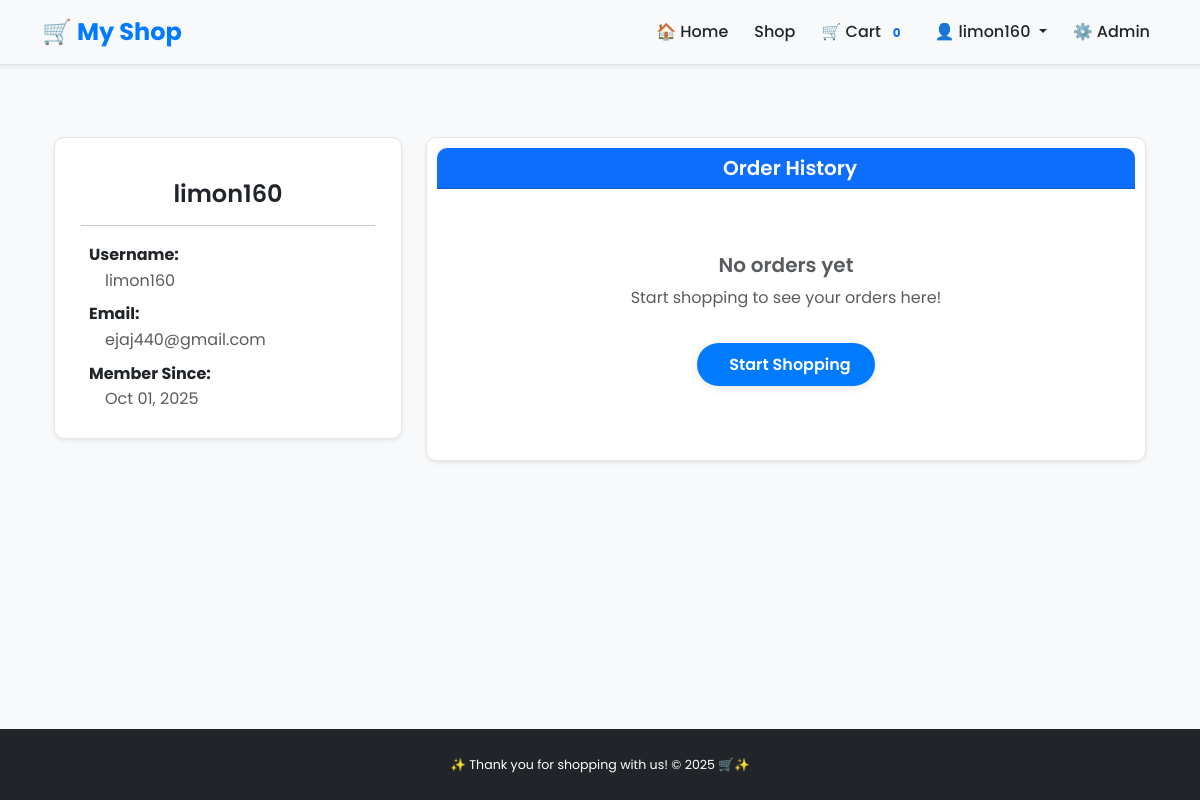
The app's page /accounts/profile/ (signed in) with its own data.
### accounts/models.py (models this page shows)
class CustomUser(AbstractUser):
      pass

### accounts/views.py (the view)
# urls.py: path('profile/', views.profile, name='profile'),
@login_required
def profile(request):
    user = request.user
    orders = Order.objects.filter(user=user).order_by('-created_at')
    context = {
        'user': user,
        'orders': orders,
    }
    return render(request, 'accounts/profile.html', context)

### orders/cart.py (called while the page is built)
    def __len__(self):
        return sum(item["qty"] for item in self.cart.values())

### orders/context_processors.py (called while the page is built)
def cart(request):
    return {"cart": Cart(request)}

### Templates/accounts/profile.html (shortened to what this page needs)
{% extends 'base.html' %}
{% load static %}
{% block content %}
<div class="container my-5">
    <div class="row">
        <div class="col-md-4 mb-4">
            <div class="card shadow-sm">
                <div class="card-body text-center">
                    <h4 class="card-title mb-3">{{ user.username }}</h4>
                    <hr>
                    <div class="text-start">
                        <p class="mb-2">
                            <strong>Username:</strong><br>
                            <span class="text-muted ms-4">{{ user.username }}</span>
                        </p>
                        <p class="mb-2">
                            <strong>Email:</strong><br>
                            <span class="text-muted ms-4">{{ user.email }}</span>
                        </p>
                        <p class="mb-0">
                            <strong>Member Since:</strong><br>
                            <span class="text-muted ms-4">{{ user.date_joined|date:"M d, Y" }}</span>
                        </p>
                    </div>
                </div>
            </div>
        </div>
        <div class="col-md-8">
            <div class="card shadow-sm">
                <div class="card-header bg-primary text-white">
                    <h5 class="mb-0">Order History</h5>
                </div>
                <div class="card-body">
                    {% if orders %}
                        <div class="table-responsive">
                            <table class="table table-hover">
                                <thead>
                                    <tr>
                                        <th>Order ID</th>
                                        <th>Date</th>
                                        <th>Total</th>
                                        <th>Status</th>
                                        <th>Action</th>
                                    </tr>
                                </thead>
                                <tbody>
                                    {% for order in orders %}
                                    <tr>
                                        <td><strong>#{{ order.id }}</strong></td>
                                        <td>{{ order.created_at|date:"M d, Y" }}</td>
                                        <td>${{ order.total_price|floatformat:2 }}</td>
                                        <td>
                                            {% if order.status == 'pending' %}
                                                <span class="badge bg-warning text-dark">Pending</span>
                                            {% elif order.status == 'processing' %}
                                                <span class="badge bg-info">Processing</span>
                                            {% elif order.status == 'shipped' %}
                                                <span class="badge bg-primary">Shipped</span>
                                            {% elif order.status == 'delivered' %}
                                                <span class="badge bg-success">Delivered</span>
                                            {% elif order.status == 'cancelled' %}
                                                <span class="badge bg-danger">Cancelled</span>
                                            {% else %}
                                                <span class="badge bg-secondary">{{ order.status|title }}</span>
                                            {% endif %}
                                        </td>
                                        <td>
                                            <a href="{% url 'orders:order_detail' order.id %}" class="btn btn-sm btn-outline-primary">
                                                <i class="fas fa-eye"></i> View
                                            </a>
                                        </td>
                                    </tr>
                                    {% endfor %}
                                </tbody>
                            </table>
                        </div>
                    {% else %}
                        <div class="text-center py-5">
                            <h5 class="text-muted">No orders yet</h5>
                            <p class="text-muted">Start shopping to see your orders here!</p>
                            <a href="{% url 'catalog:category_list' %}" class="btn btn-primary mt-3">
                                Start Shopping
                            </a>
                        </div>
                    {% endif %}
                </div>
            </div>
        </div>
    </div>
</div>
{% endblock %}

### Templates/base.html (shortened to what this page needs)
{% load static %}
<!doctype html>
<html lang="en">
<head>
  <link href="https://cdn.jsdelivr.net/npm/bootstrap@5.3.3/dist/css/bootstrap.min.css" rel="stylesheet">
  <link rel="stylesheet" href="{% static 'css/main.css' %}">
</head>
<body class="d-flex flex-column min-vh-100">
  <nav class="navbar navbar-expand-lg shadow-sm bg-light">
    <div class="container">
      <a class="navbar-brand fw-bold" href="{% url 'home' %}">🛒 My Shop</a>
      <div class="collapse navbar-collapse" id="mainNavbar">
        <ul class="navbar-nav ms-auto align-items-center">
          <li class="nav-item"><a class="nav-link" href="{% url 'home' %}">🏠 Home</a></li>
          <li class="nav-item"><a class="nav-link" href="{% url 'catalog:category_list' %}">Shop</a></li>
          <li class="nav-item">
            <a class="nav-link" href="{% url 'orders:cart_detail' %}">
              🛒 Cart <span class="badge bg-light text-primary">{{ cart|length }}</span>
            </a>
          </li>
          {% if user.is_authenticated %}
            <li class="nav-item dropdown">
              <a class="nav-link dropdown-toggle" href="#" id="userDropdown" role="button"
                 data-bs-toggle="dropdown" aria-expanded="false">
                👤 {{ user.username }}
              </a>
            </li>
          {% endif %}
          <li class="nav-item"><a class="nav-link" href="{% url 'admin:index' %}">⚙️ Admin</a></li>
        </ul>
      </div>
    </div>
  </nav>
  <div class="container my-4">
    {% block content %}{% endblock %}
  </div>
  <footer class="mt-auto py-4 bg-dark text-white">
    <div class="container text-center">
      <small>✨ Thank you for shopping with us! &copy; {% now "Y" %} 🛒✨</small>
    </div>
  </footer>
</body>
</html>

### static/css/main.css (style rules this page uses)
:root { --primary-color: #007bff; --secondary-color: #6c757d; --background-color: #f8f9fa; --surface-color: #ffffff; --text-color: #212529; --border-color: #dee2e6; --border-radius: 0.75rem; --box-shadow: 0 4px 12px rgba(0, 0, 0, 0.08); }
body { font-family: 'Poppins', system-ui, -apple-system, "Segoe UI", Roboto, "Helvetica Neue", Arial, sans-serif; margin: 0; padding: 0; background-color: var(--background-color); color: var(--text-color); line-height: 1.6; }
h1, h2, h3, h4, h5, h6 { font-weight: 600; }
.navbar { background-color: var(--surface-color); box-shadow: var(--box-shadow); border-bottom: 1px solid var(--border-color); }
.navbar-brand { font-size: 1.5rem; font-weight: 700; color: var(--primary-color) !important; }
.nav-link { color: var(--text-color) !important; font-weight: 500; transition: color 0.2s ease; margin-left: 10px; }
.btn { font-weight: 600; border-radius: 50px; padding: 0.6rem 1.5rem; border: none; box-shadow: 0 2px 8px rgba(0, 0, 0, 0.1); transition: all 0.2s ease-in-out; }
.btn-primary { background-color: var(--primary-color); color: #fff; }
.card { border: 1px solid #e6e6e6; border-radius: 12px; overflow: hidden; text-align: center; padding: 10px; transition: transform 0.2s; }
footer { background-color: #212529; color: #ddd; text-align: center; padding: 1.5rem 0; margin-top: 2rem; font-size: 0.9rem; }

### Templates/accounts/profile.html (style rules this page uses)
.card { border-radius: 10px; }
.card-header { border-radius: 10px 10px 0 0 !important; }

### records on screen
CustomUser: username "limon160", email "ejaj440@gmail.com", date_joined "Oct 01, 2025"

### other values on screen
{{ cart|length }} "0"
